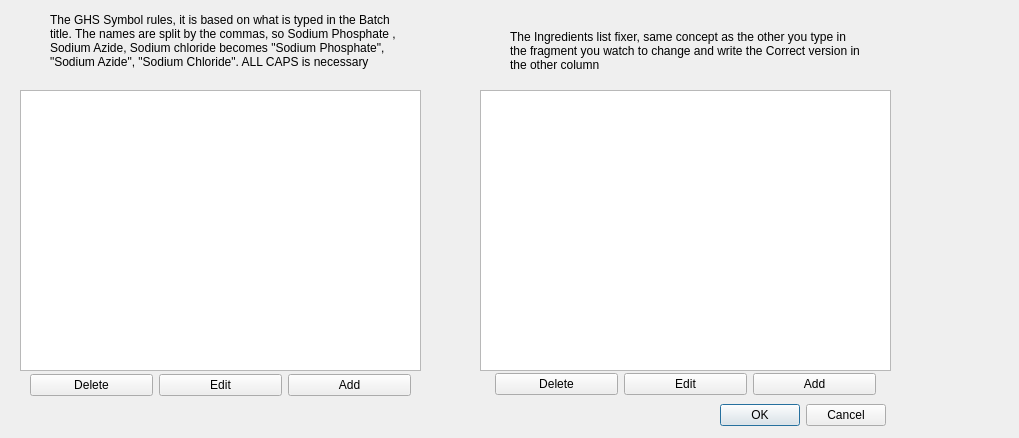
<?xml version="1.0" encoding="UTF-8"?>
<ui version="4.0">
 <class>HazardTable</class>
 <widget class="QDialog" name="HazardTable">
  <property name="geometry">
   <rect>
    <x>0</x>
    <y>0</y>
    <width>1019</width>
    <height>438</height>
   </rect>
  </property>
  <property name="windowTitle">
   <string>Dialog</string>
  </property>
  <widget class="QDialogButtonBox" name="buttonBox">
   <property name="geometry">
    <rect>
     <x>545</x>
     <y>399</y>
     <width>341</width>
     <height>32</height>
    </rect>
   </property>
   <property name="orientation">
    <enum>Qt::Horizontal</enum>
   </property>
   <property name="standardButtons">
    <set>QDialogButtonBox::Cancel|QDialogButtonBox::Ok</set>
   </property>
  </widget>
  <widget class="QTableView" name="tableView">
   <property name="geometry">
    <rect>
     <x>20</x>
     <y>90</y>
     <width>401</width>
     <height>281</height>
    </rect>
   </property>
  </widget>
  <widget class="QTableView" name="replacementTable">
   <property name="geometry">
    <rect>
     <x>480</x>
     <y>90</y>
     <width>411</width>
     <height>281</height>
    </rect>
   </property>
   <property name="sizeIncrement">
    <size>
     <width>5</width>
     <height>5</height>
    </size>
   </property>
  </widget>
  <widget class="QWidget" name="horizontalLayoutWidget">
   <property name="geometry">
    <rect>
     <x>30</x>
     <y>370</y>
     <width>381</width>
     <height>31</height>
    </rect>
   </property>
   <layout class="QHBoxLayout" name="horizontalLayout">
    <item>
     <widget class="QPushButton" name="deleteHazardButton">
      <property name="text">
       <string>Delete</string>
      </property>
     </widget>
    </item>
    <item>
     <widget class="QPushButton" name="editHazardButton">
      <property name="text">
       <string>Edit</string>
      </property>
     </widget>
    </item>
    <item>
     <widget class="QPushButton" name="addHazard">
      <property name="text">
       <string>Add</string>
      </property>
     </widget>
    </item>
   </layout>
  </widget>
  <widget class="QWidget" name="horizontalLayoutWidget_2">
   <property name="geometry">
    <rect>
     <x>495</x>
     <y>369</y>
     <width>381</width>
     <height>31</height>
    </rect>
   </property>
   <layout class="QHBoxLayout" name="horizontalLayout_2">
    <item>
     <widget class="QPushButton" name="deleteReplacementButton">
      <property name="text">
       <string>Delete</string>
      </property>
     </widget>
    </item>
    <item>
     <widget class="QPushButton" name="editReplacementButton">
      <property name="text">
       <string>Edit</string>
      </property>
     </widget>
    </item>
    <item>
     <widget class="QPushButton" name="addReplacementButton">
      <property name="text">
       <string>Add</string>
      </property>
     </widget>
    </item>
   </layout>
  </widget>
  <widget class="QLabel" name="label">
   <property name="geometry">
    <rect>
     <x>50</x>
     <y>0</y>
     <width>351</width>
     <height>81</height>
    </rect>
   </property>
   <property name="inputMethodHints">
    <set>Qt::ImhMultiLine</set>
   </property>
   <property name="text">
    <string>The GHS Symbol rules, it is based on what is typed in the Batch title. The names are split by the commas, so Sodium Phosphate , Sodium Azide, Sodium chloride becomes &quot;Sodium Phosphate&quot;, &quot;Sodium Azide&quot;, &quot;Sodium Chloride&quot;. ALL CAPS is necessary</string>
   </property>
   <property name="wordWrap">
    <bool>true</bool>
   </property>
  </widget>
  <widget class="QLabel" name="label_2">
   <property name="geometry">
    <rect>
     <x>510</x>
     <y>20</y>
     <width>351</width>
     <height>61</height>
    </rect>
   </property>
   <property name="inputMethodHints">
    <set>Qt::ImhMultiLine</set>
   </property>
   <property name="text">
    <string>The Ingredients list fixer, same concept as the other you type in the fragment you watch to change and write the Correct version in the other column</string>
   </property>
   <property name="wordWrap">
    <bool>true</bool>
   </property>
  </widget>
 </widget>
 <resources/>
 <connections>
  <connection>
   <sender>buttonBox</sender>
   <signal>accepted()</signal>
   <receiver>HazardTable</receiver>
   <slot>accept()</slot>
   <hints>
    <hint type="sourcelabel">
     <x>248</x>
     <y>254</y>
    </hint>
    <hint type="destinationlabel">
     <x>157</x>
     <y>274</y>
    </hint>
   </hints>
  </connection>
  <connection>
   <sender>buttonBox</sender>
   <signal>rejected()</signal>
   <receiver>HazardTable</receiver>
   <slot>reject()</slot>
   <hints>
    <hint type="sourcelabel">
     <x>316</x>
     <y>260</y>
    </hint>
    <hint type="destinationlabel">
     <x>286</x>
     <y>274</y>
    </hint>
   </hints>
  </connection>
 </connections>
</ui>
